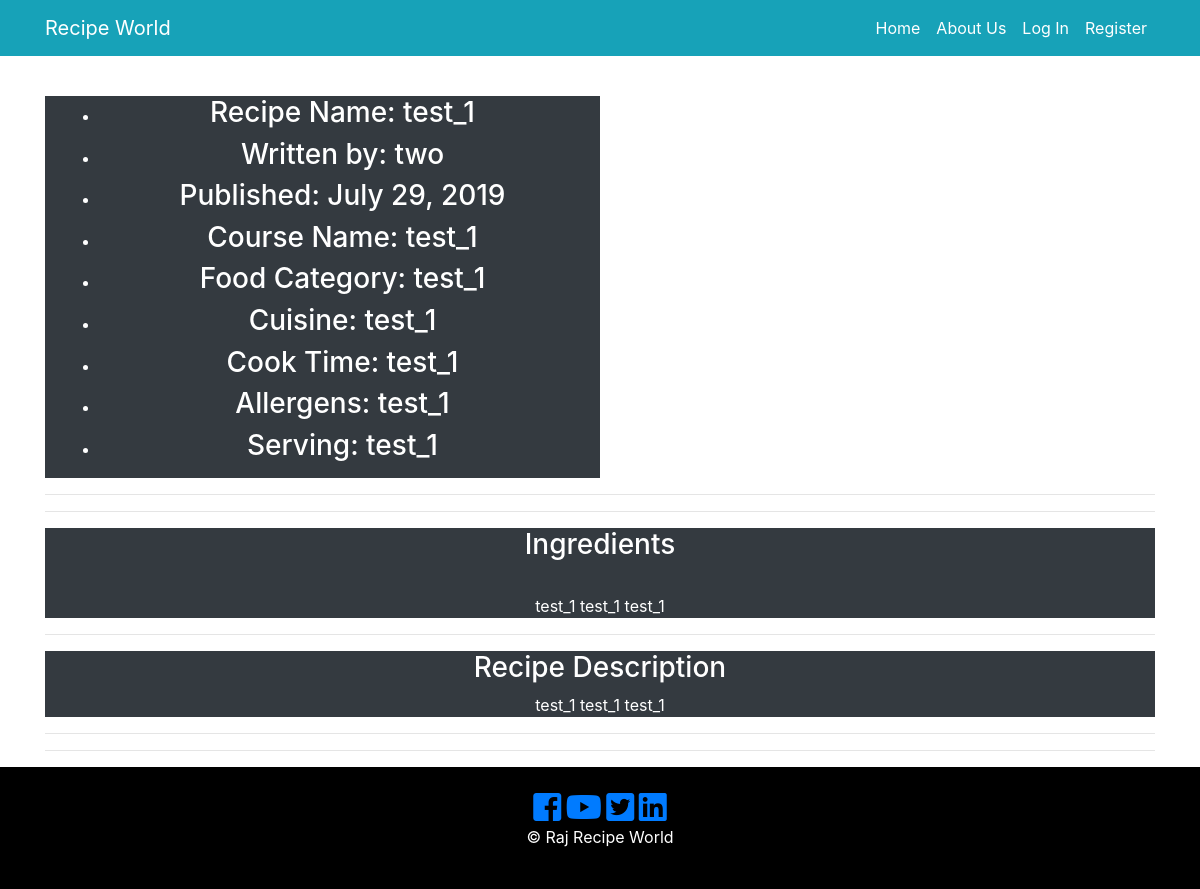
Page /3 on the committed database.
### recipe_app/models.py (models this page shows, shortened)
class RecipePost(db.Model):
    users = db.relationship(User)
    id = db.Column(db.Integer, primary_key=True)
    user_id = db.Column(db.Integer, db.ForeignKey('users.id'), nullable=False)
    date = db.Column(db.DateTime, nullable=False, default=datetime.utcnow)
    recipe_image = db.Column(db.String(128), default=None, nullable=True)
    recipe_name = db.Column(db.String(164), nullable=False)
    course = db.Column(db.String(164), nullable=False)
    food_category = db.Column(db.String(164), nullable=False)
    cuisine = db.Column(db.String(164), nullable=False)
    prep_time = db.Column(db.String(164), nullable=False)
    cook_time = db.Column(db.String(164), nullable=False)
    allergens = db.Column(db.String(164), nullable=False)
    serving = db.Column(db.String(164), nullable=False)
    ingredients = db.Column(db.Text, nullable=False)
    recipe_description = db.Column(db.Text, nullable=False)

class User(db.Model, UserMixin):
     __tablename__ = 'users'
     id = db.Column(db.Integer, primary_key = True)
     picture = db.Column(db.String(128), default='default_profile.png', nullable=False)
     email = db.Column(db.String(64), unique=True, index=True)
     username = db.Column(db.String(64), unique=True, index=True)
     password_hash = db.Column(db.String(128))
     recipe = db.relationship('RecipePost', backref='author', lazy=True)

### recipe_app/users/views.py (the view)
@users.route("/<username>")
def user_recipies(username):
    page = request.args.get('page',1,type=int)
    user = User.query.filter_by(username=username).first_or_404()
    recipies_posted = RecipePost.query.filter_by(author=user).order_by(RecipePost.date.desc()).paginate(page=page,per_page=5)
    return render_template('user_recipe_posts.html', recipies_posted=recipies_posted, user=user)

### recipe_app/recipe_posts/views.py (called while the page is built)
@recipe_posts.route('/<int:recipe_post_id>')
def recipe_post(recipe_post_id):
    recipe_post = RecipePost.query.get_or_404(recipe_post_id)
    return render_template('recipe_post.html', recipe_name=recipe_post.recipe_name,
                            date=recipe_post.date, recipe=recipe_post
    )

### recipe_app/templates/recipe_post.html (shortened to what this page needs)
{% extends "base.html" %}
{% block content %}
  <section id="" class="text-center text-white">
    <div class="container">
      <div class="row">
        <div class="col-md-6 bg-dark">
          <ul class="">
              <li class="">
                  <h3> Recipe Name: {{ recipe.recipe_name }}</h3>
              </li>
              <li class="">
                <h3>Written by: {{recipe.author.username}}</h3>
              </li>
              <li class="">
                <h3>Published: {{recipe.date.strftime('%B %d, %Y') }}</h3>
              </li>
              <li class="">
                  <h3> Course Name: {{recipe.course}} </h3>
              </li>
              <li class="">
                <h3>Food Category: {{recipe.food_category}}</h3>
              </li>
              <li class="">
                <h3>Cuisine: {{ recipe.cuisine }}</h3>
              </li>
              <li class="">
                <h3> Cook Time: {{recipe.cook_time}}</h3>
              </li>
              <li class="">
                <h3> Allergens: {{ recipe.allergens }}</h3>
              </li>
              <li class="">
                <h3>Serving: {{ recipe.serving }}</h3>
              </li>
            </ul>
        </div>
        <div class="col-md-6">
              <div class="col-lg-5">
                  <div class="col-xs-12 col-sm-12 col-md-12 col-lg-12">
                    <div class="thumbnail">
                    </div>
                  </div>
              </div>
        </div>
      </div>
    </div>
</section>
<hr>
<hr>
  <div>
    <div class="container text-center text-white">
      <div class="row">
            <div class="col-md-12 bg-dark">
              <h3> Ingredients </h3>
              <br>
                <div>
                  {{recipe.ingredients}}
               </div>
            </div>
        </div>
      </div>
    </div>
<hr>
  <div>
    <div class="container text-center text-white">
      <div class="row">
            <div class="col-md-12 bg-dark">
              <h3> Recipe Description </h3> {{recipe.recipe_description}}
            </div>
        </div>
    </div>
  </div>
<hr>
 <hr>
{% endblock content %}

### rows in the picture
RecipePost: recipe_name "test_1", date "July 29, 2019", course "test_1", food_category "test_1", cuisine "test_1", cook_time "test_1", allergens "test_1", serving "test_1", ingredients "test_1 test_1 test_1", recipe_description "test_1 test_1 test_1"
User: author.username "two"
